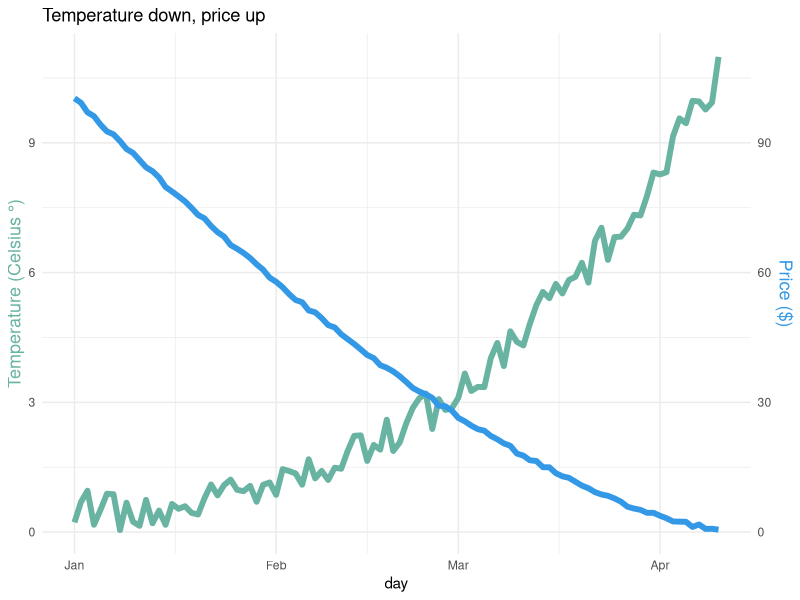
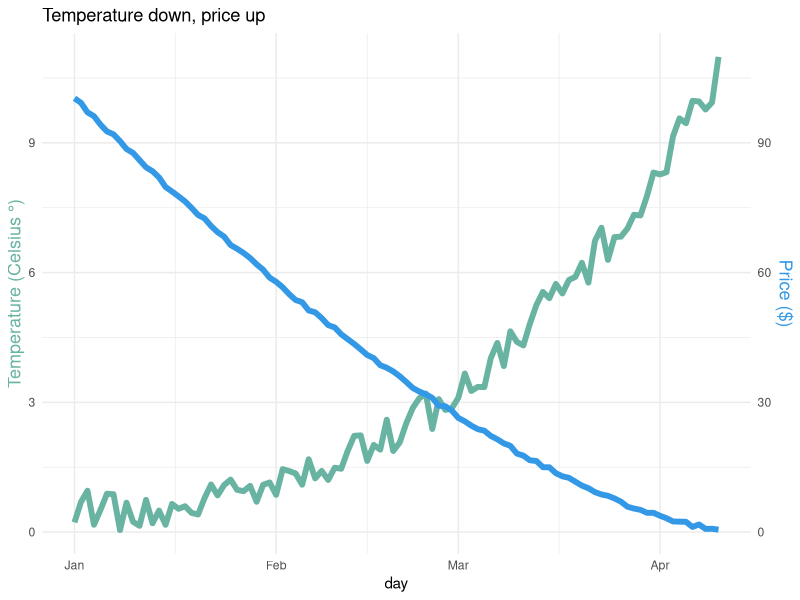

Here is the R script that generated these plots, in order:
## ---- chunk 1
library(tidyverse)

# Build dummy data
df_data <- data.frame(
  day = as.Date("2019-01-01") + 0:99,
  temperature = runif(100) + seq(1,100)^2.5 / 10000,
  price = runif(100) + seq(100,1)^1.5 / 10
)
## ---- chunk 2
# Value used to transform the data
coeff <- 10

# A few constants
temperatureColor <- "#69b3a2"
priceColor <- rgb(0.2, 0.6, 0.9, 1)

ggplot(df_data, aes(x=day)) +

  geom_line( aes(y=temperature), size=2, color=temperatureColor) +
  geom_line( aes(y=price / coeff), size=2, color=priceColor) +

  scale_y_continuous(

    # Features of the first axis
    name = "Temperature (Celsius °)",

    # Add a second axis and specify its features
    sec.axis = sec_axis(~.*coeff, name="Price ($)")
  ) +

  theme_minimal() +

  theme(
    axis.title.y = element_text(color = temperatureColor, size=13),
    axis.title.y.right = element_text(color = priceColor, size=13)
  ) +

  ggtitle("Temperature down, price up")
ggsave("./dual-demo.png")
